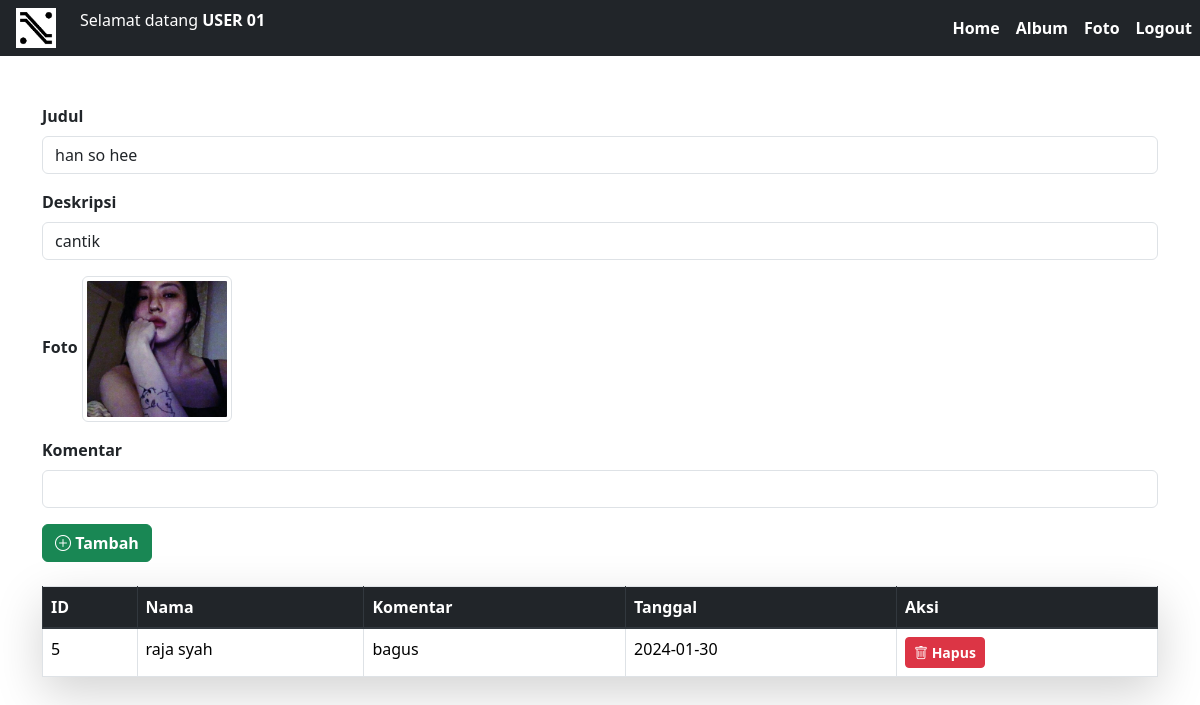
The page /komentar.php?fotoid=10 (signed in) on the database its author committed.
### tables this page shows
CREATE TABLE `foto` (
  `fotoid` int(11) NOT NULL,
  `judulfoto` varchar(255) NOT NULL,
  `deskripsifoto` text NOT NULL,
  `tanggalunggah` date NOT NULL,
  `lokasifile` varchar(255) NOT NULL,
  `albumid` int(11) NOT NULL,
  `userid` int(11) NOT NULL
);

CREATE TABLE `komentarfoto` (
  `komentarid` int(11) NOT NULL,
  `fotoid` int(11) NOT NULL,
  `userid` int(11) NOT NULL,
  `isikomentar` text NOT NULL,
  `tanggalkomentar` date NOT NULL
);

CREATE TABLE `user` (
  `userid` int(11) NOT NULL,
  `username` varchar(255) NOT NULL,
  `password` varchar(255) NOT NULL,
  `email` varchar(255) NOT NULL,
  `namalengkap` varchar(255) NOT NULL,
  `alamat` text NOT NULL
);

### komentar.php (the view, shortened to what this page needs)
<!DOCTYPE html>
<html lang="en">
<head>
    <link rel="stylesheet" href="https://maxcdn.bootstrapcdn.com/bootstrap/4.0.0/css/bootstrap.min.css">
    <link href="https://cdn.jsdelivr.net/npm/bootstrap@5.3.2/dist/css/bootstrap.min.css" rel="stylesheet">
    <link rel="stylesheet" href="https://cdn.jsdelivr.net/npm/bootstrap-icons@1.11.3/font/bootstrap-icons.min.css">
</head>
<body>
    <nav class="navbar navbar-expand-lg navbar-dark bg-dark text-center py-2">
        <img src="XXKING.png" alt="Logo" width="40" height="40" class="d-inline-block align-text-top ml-3">
        <p class="text-white ms-4 ">Selamat datang <b><?= strtoupper($_SESSION['namalengkap']) ?></b></p>
        <div class="collapse navbar-collapse" id="navbarNav">
            <ul class="navbar-nav ml-auto">
                <li class="nav-item"><a class="nav-link text-white" href="index.php"><b>Home</b></a></li>
                <li class="nav-item"><a class="nav-link text-white" href="album.php"><b>Album</b></a></li>
                <li class="nav-item"><a class="nav-link text-white" href="foto.php"><b>Foto</b></a></li>
                <li class="nav-item"><a class="nav-link text-white" href="logout.php"><b>Logout</b></a></li>
            </ul>
        </div>
    </nav>
    <div class="container mt-5">
        <form action="tambah_komentar.php" method="post">
            <?php
            include "koneksi.php";
            $fotoid = $_GET['fotoid'];
            $sql = mysqli_query($conn, "select * from foto where fotoid='$fotoid'");
            while ($data = mysqli_fetch_array($sql)) {
            ?>
                <div class="mb-3">
                    <label for="judulfoto" class="form-label"><b>Judul</b></label>
                    <input type="text" class="form-control" id="judulfoto" name="judulfoto" value="<?= $data['judulfoto'] ?>">
                </div>
                <div class="mb-3">
                    <label for="deskripsifoto" class="form-label"><b>Deskripsi</b></label>
                    <input type="text" class="form-control" id="deskripsifoto" name="deskripsifoto" value="<?= $data['deskripsifoto'] ?>">
                </div>
                <div class="mb-3">
                    <label for="lokasifile" class="form-label"><b>Foto</b></label>
                    <img src="gambar/<?= $data['lokasifile'] ?>" class="img-fluid img-thumbnail" alt="Foto" width="150px">
                </div>
                <div class="mb-3">
                    <label for="isikomentar" class="form-label"><b>Komentar</b></label>
                    <input type="text" class="form-control" id="isikomentar" name="isikomentar">
                </div>
                <button type="submit" class="btn btn-success"><i class="bi bi-plus-circle"></i><b> Tambah</b></button>
            <?php
            }
            ?>
        </form>
        <table class="table table-bordered table-hover shadow-lg mt-4">
            <thead class="thead-dark">
                <tr>
                    <th>ID</th>
                    <th>Nama</th>
                    <th>Komentar</th>
                    <th>Tanggal</th>
                    <th>Aksi</th>
                </tr>
            </thead>
            <tbody>
                <?php
                include "koneksi.php";
                $sql = mysqli_query($conn, "select * from komentarfoto,user where komentarfoto.userid=user.userid");
                while ($data = mysqli_fetch_array($sql)) {
                ?>
                    <tr>
                        <td><?= $data['komentarid'] ?></td>
                        <td><?= $data['namalengkap'] ?></td>
                        <td><?= $data['isikomentar'] ?></td>
                        <td><?= $data['tanggalkomentar'] ?></td>
                        <td>
                        <a href="hapus_komentar.php?komentarid=<?= $data['komentarid'] ?>" class="btn btn-danger btn-sm"><i class="bi bi-trash"></i><b> Hapus</b></a>
                        </td>
                    </tr>
                <?php
                }
                ?>
            </tbody>
        </table>
    </div>
</body>
</html>

### rows shown on the page
foto: judulfoto "han so hee", deskripsifoto "cantik", lokasifile (picture)
komentarfoto: komentarid "5", userid.namalengkap "raja syah", isikomentar "bagus", tanggalkomentar "2024-01-30"

### other values the page prints
$_SESSION['namalengkap'] "USER 01"
